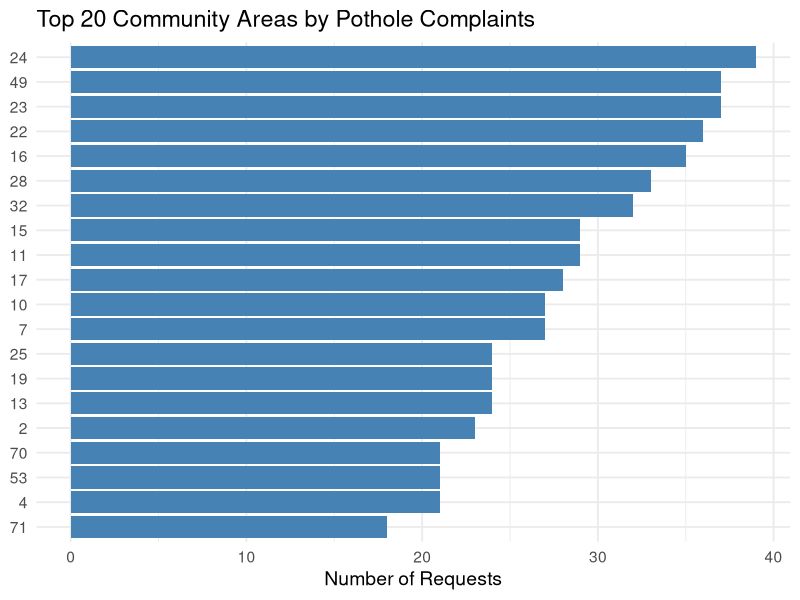
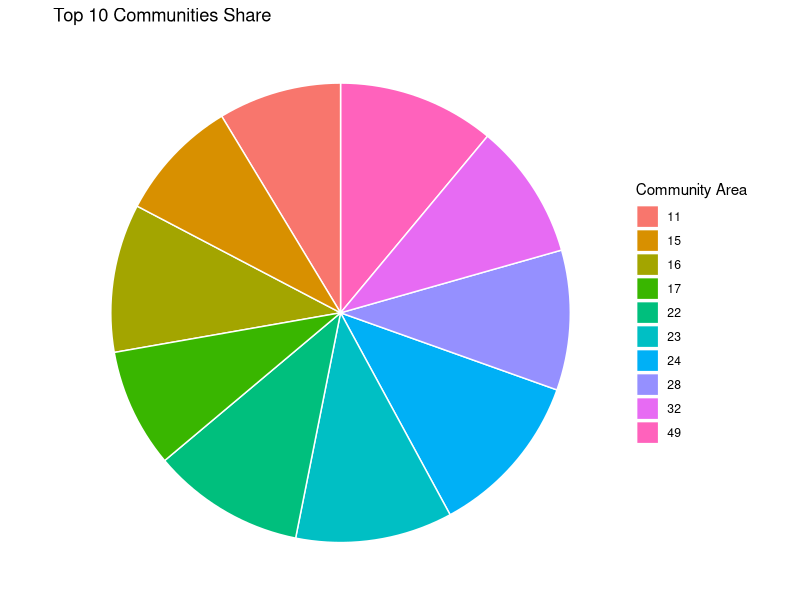
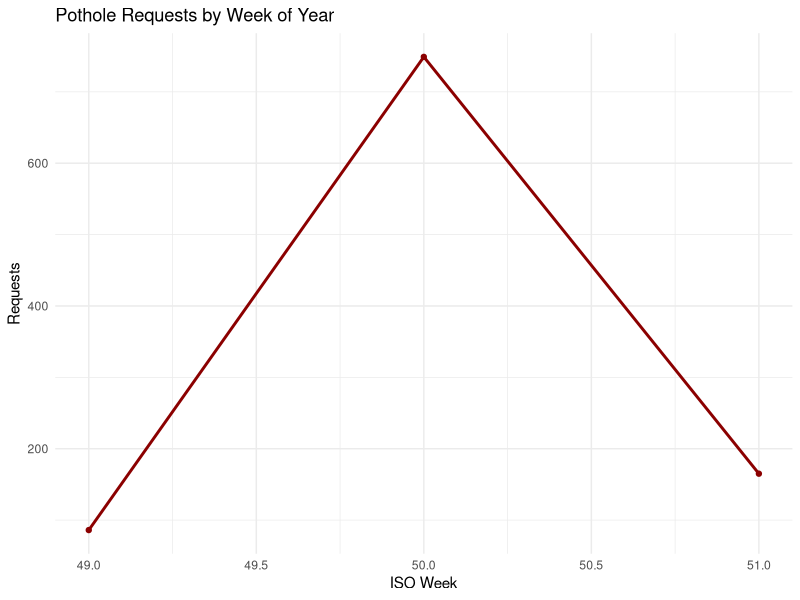

Reproduce these figures in R, in order.
## ---- chunk 1
library(readr)
library(dplyr)
library(knitr)  
library(kableExtra)

processed <- read_csv("data/potholes.csv", show_col_types = FALSE)

sample_tbl <- processed %>%
  arrange(desc(creation_date)) %>%
  slice_head(n = 20)

sample_tbl %>%
  kable(format = "html", caption = "First 20 Rows of Cleaned Data") %>%
  kable_styling(bootstrap_options = c("striped", "hover"))
## ---- chunk 2
library(readr)
library(dplyr)
library(ggplot2)
library(lubridate)

data <- read_csv("data/potholes.csv", show_col_types = FALSE) %>% 
  mutate(month = floor_date(creation_date, "month"))
## ---- chunk 3
top20 <- count(data, community_area, sort = TRUE) %>% slice_head(n = 20)

ggplot(top20, aes(reorder(community_area, n), n)) +
  geom_col(fill = "steelblue") +
  coord_flip() +
  labs(title = "Top 20 Community Areas by Pothole Complaints",
       x = NULL, y = "Number of Requests") +
  theme_minimal(base_size = 14)
## ---- chunk 4
top10 <- count(data, community_area, sort = TRUE) %>% slice_head(n = 10)

ggplot(top10, aes(x = "", y = n, fill = factor(community_area))) +
  geom_col(width = 1, color = "white") +
  coord_polar(theta = "y") +
  labs(title = "Top 10 Communities Share", fill = "Community Area") +
  theme_void()
## ---- chunk 5
data <- data %>% mutate(week = isoweek(creation_date))   # 一年中的周 1-53

weekly <- count(data, week)

ggplot(weekly, aes(week, n)) +
  geom_line(color = "darkred", size = 1) +
  geom_point(color = "darkred") +
  labs(title = "Pothole Requests by Week of Year",
       x = "ISO Week", y = "Requests") +
  theme_minimal()
